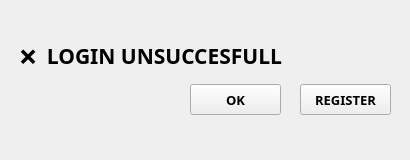
<?xml version="1.0" encoding="UTF-8"?>
<ui version="4.0">
 <class>loginFail</class>
 <widget class="QMainWindow" name="loginFail">
  <property name="geometry">
   <rect>
    <x>0</x>
    <y>0</y>
    <width>410</width>
    <height>160</height>
   </rect>
  </property>
  <property name="minimumSize">
   <size>
    <width>410</width>
    <height>160</height>
   </size>
  </property>
  <property name="maximumSize">
   <size>
    <width>410</width>
    <height>160</height>
   </size>
  </property>
  <property name="windowTitle">
   <string>Login Unsuccessful</string>
  </property>
  <widget class="QWidget" name="centralwidget">
   <widget class="QLabel" name="dialogText">
    <property name="geometry">
     <rect>
      <x>20</x>
      <y>40</y>
      <width>271</width>
      <height>31</height>
     </rect>
    </property>
    <property name="font">
     <font>
      <family>Bahnschrift SemiBold</family>
      <pointsize>16</pointsize>
      <weight>75</weight>
      <bold>true</bold>
     </font>
    </property>
    <property name="text">
     <string>❌  LOGIN UNSUCCESFULL </string>
    </property>
   </widget>
   <widget class="QPushButton" name="okButton">
    <property name="geometry">
     <rect>
      <x>190</x>
      <y>84</y>
      <width>91</width>
      <height>31</height>
     </rect>
    </property>
    <property name="font">
     <font>
      <family>Bahnschrift SemiBold</family>
      <pointsize>10</pointsize>
      <weight>75</weight>
      <bold>true</bold>
     </font>
    </property>
    <property name="text">
     <string>OK</string>
    </property>
   </widget>
   <widget class="QPushButton" name="askRegButton">
    <property name="geometry">
     <rect>
      <x>300</x>
      <y>84</y>
      <width>91</width>
      <height>31</height>
     </rect>
    </property>
    <property name="font">
     <font>
      <family>Bahnschrift SemiBold</family>
      <pointsize>10</pointsize>
      <weight>75</weight>
      <bold>true</bold>
     </font>
    </property>
    <property name="text">
     <string>REGISTER</string>
    </property>
   </widget>
  </widget>
 </widget>
 <resources/>
 <connections/>
</ui>
